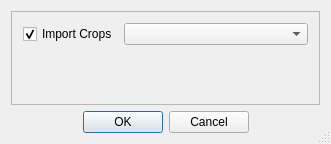
<?xml version="1.0" encoding="UTF-8"?>
<ui version="4.0">
 <class>InitDbDialogClass</class>
 <widget class="QDialog" name="InitDbDialogClass">
  <property name="geometry">
   <rect>
    <x>0</x>
    <y>0</y>
    <width>331</width>
    <height>144</height>
   </rect>
  </property>
  <property name="windowTitle">
   <string>Initial Data</string>
  </property>
  <property name="sizeGripEnabled">
   <bool>true</bool>
  </property>
  <layout class="QVBoxLayout" name="verticalLayout">
   <item>
    <widget class="QFrame" name="frame">
     <property name="frameShape">
      <enum>QFrame::StyledPanel</enum>
     </property>
     <property name="frameShadow">
      <enum>QFrame::Plain</enum>
     </property>
     <layout class="QVBoxLayout" name="verticalLayout_2">
      <item>
       <layout class="QHBoxLayout" name="horizontalLayout">
        <item>
         <widget class="QCheckBox" name="checkBoxCrops">
          <property name="sizePolicy">
           <sizepolicy hsizetype="Minimum" vsizetype="Fixed">
            <horstretch>0</horstretch>
            <verstretch>0</verstretch>
           </sizepolicy>
          </property>
          <property name="text">
           <string>Import Crops</string>
          </property>
          <property name="checked">
           <bool>true</bool>
          </property>
         </widget>
        </item>
        <item>
         <widget class="QComboBox" name="comboBoxCrops">
          <property name="sizePolicy">
           <sizepolicy hsizetype="Expanding" vsizetype="Fixed">
            <horstretch>0</horstretch>
            <verstretch>0</verstretch>
           </sizepolicy>
          </property>
         </widget>
        </item>
       </layout>
      </item>
      <item>
       <spacer name="verticalSpacer">
        <property name="orientation">
         <enum>Qt::Vertical</enum>
        </property>
        <property name="sizeHint" stdset="0">
         <size>
          <width>20</width>
          <height>38</height>
         </size>
        </property>
       </spacer>
      </item>
     </layout>
    </widget>
   </item>
   <item>
    <widget class="QDialogButtonBox" name="buttonBox">
     <property name="standardButtons">
      <set>QDialogButtonBox::Cancel|QDialogButtonBox::Ok</set>
     </property>
     <property name="centerButtons">
      <bool>true</bool>
     </property>
    </widget>
   </item>
  </layout>
 </widget>
 <layoutdefault spacing="6" margin="11"/>
 <resources/>
 <connections>
  <connection>
   <sender>buttonBox</sender>
   <signal>accepted()</signal>
   <receiver>InitDbDialogClass</receiver>
   <slot>accept()</slot>
   <hints>
    <hint type="sourcelabel">
     <x>118</x>
     <y>121</y>
    </hint>
    <hint type="destinationlabel">
     <x>45</x>
     <y>138</y>
    </hint>
   </hints>
  </connection>
  <connection>
   <sender>buttonBox</sender>
   <signal>rejected()</signal>
   <receiver>InitDbDialogClass</receiver>
   <slot>reject()</slot>
   <hints>
    <hint type="sourcelabel">
     <x>221</x>
     <y>123</y>
    </hint>
    <hint type="destinationlabel">
     <x>233</x>
     <y>141</y>
    </hint>
   </hints>
  </connection>
 </connections>
</ui>
